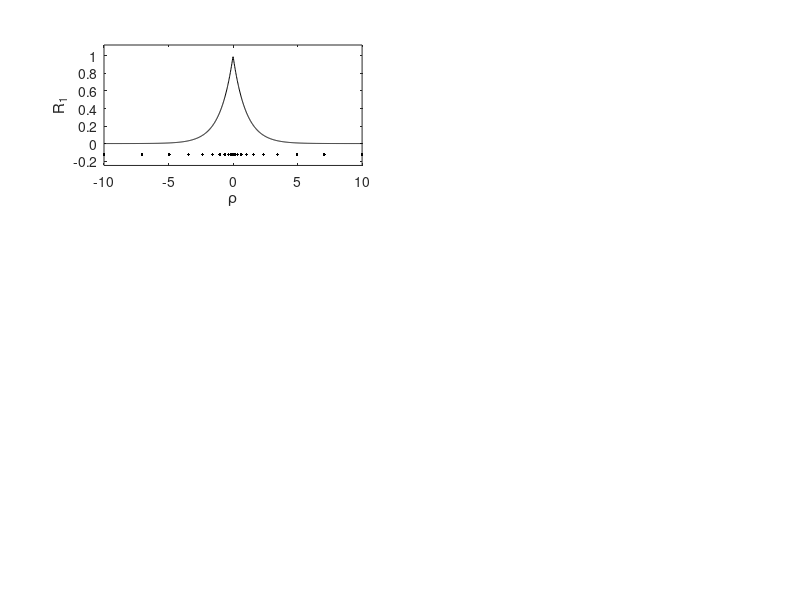

The MATLAB source for this figure:
clf
subplot(3,2,1)
X=linspace(-10,10,1000);
plot(X,exp(-abs(X)),'k');
ylabel('R_1')
xlabel('\rho')
% axis equal;
hold on
%subplot(8,2,5)
 X=-10:10;
 e=1/3;
 d = X(end)/(e*(exp(e*X(end))-1));
 X = d*e*sign(X).*(exp(e*abs(X)) - 1);
% X = X(2:end-1);
 plot(X,-0.125*ones(size(X)),'k.')
ylim([-0.25 1.125])

print -deps ../../img/wf_and_grid.eps

